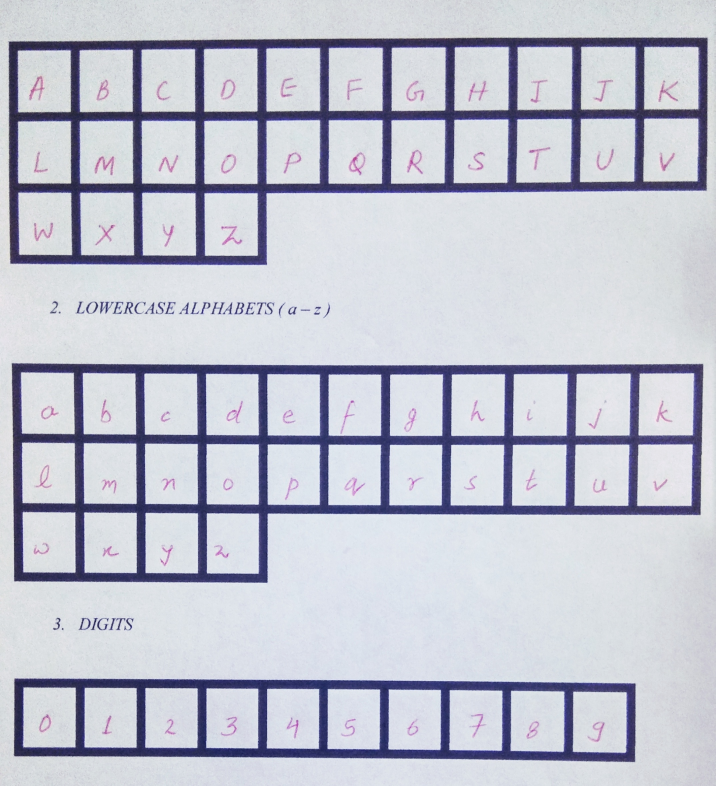
#> input picture in/adi.jpg, 2146 x 2357 px, given in place of kul.jpg, which was not available (shown at 1/3 size)
$ python 'extracting boxes.py'   (older library calls are emulated)
#> lines starting #> are read from the running program, lines starting #| are printed output that depends on the picture; after the words box and inside, x2 and y2 are one past the last pixel; in counts of white or black regions, pixels touching at a corner belong together; pictures that were not available may be replaced by others from this repository, and a replacement may not be noted
import cv2
import numpy as np

names3 = ["adi","prj","sid","ideal","ideal_large","kul"]

input_name = names3[5]
# Read the image
#img = cv2.imread("in/auto_input.jpg")
img = cv2.imread("in/" + input_name +".jpg")
#> img is the input picture: shape (2357, 2146, 3); mean B, G, R 207.8, 195.2, 192.8
# grayscaling:
gray = cv2.cvtColor(img, cv2.COLOR_BGR2GRAY)
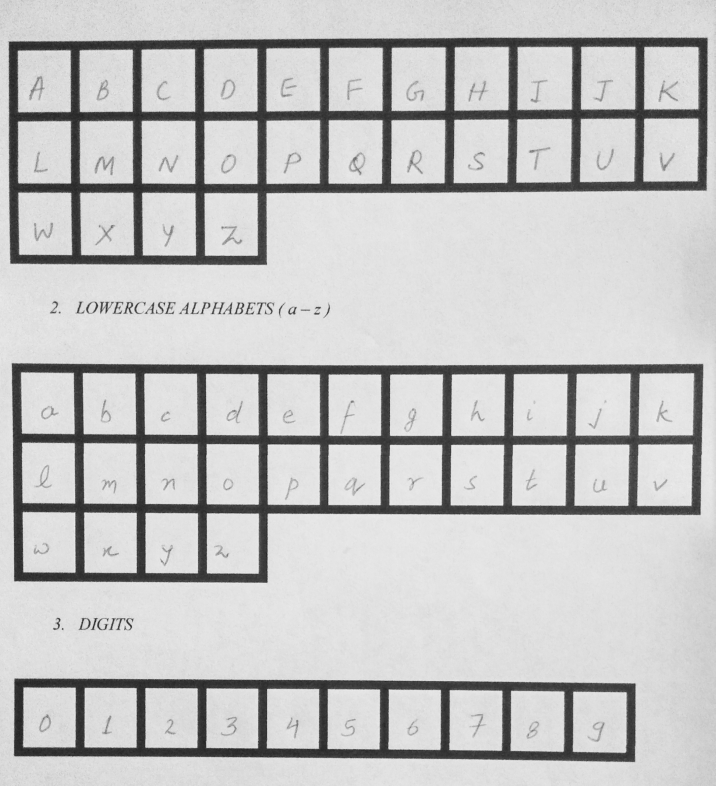
#> gray: shape (2357, 2146) (shown at 1/3 size); min 17, max 249, mean 196

# Thresholding the image
(thresh, img_bin) = cv2.threshold(gray, 128, 255,cv2.THRESH_BINARY | cv2.THRESH_OTSU)
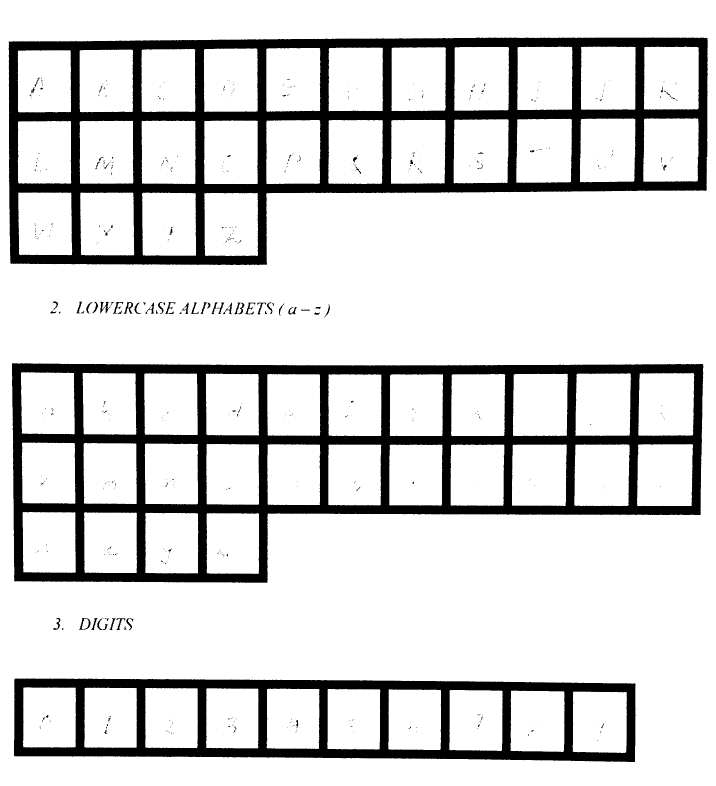
#> img_bin: shape (2357, 2146) (shown at 1/3 size); 83.7% white; 572 black regions (478 under 20 px), largest, box (x1, y1, x2, y2) and area: (26, 112, 2123, 795) 337723, (36, 1090, 2110, 1749) 324717, (41, 2035, 1907, 2286) 150815
#> thresh = 143

# Invert the image
img_bin = 255-img_bin
cv2.imwrite("out/" + input_name + "/" + "output1.jpg",img_bin)
cv2.imshow("output1.jpg",img_bin)

# Defining a kernel length
kernel_length = np.array(img).shape[1]//80
#> kernel_length = 26

# A verticle kernel of (1 X kernel_length), which will detect all the verticle lines from the image.
verticle_kernel = cv2.getStructuringElement(cv2.MORPH_RECT, (1, kernel_length))
#> verticle_kernel = 26 values from 1 to 1
# A horizontal kernel of (kernel_length X 1), which will help to detect all the horizontal line from the image.
hori_kernel = cv2.getStructuringElement(cv2.MORPH_RECT, (kernel_length, 1))
# A kernel of (3 X 3) ones.
kernel = cv2.getStructuringElement(cv2.MORPH_RECT, (3, 3))

# Morphological operation to detect vertical lines from an image
img_temp1 = cv2.erode(img_bin, verticle_kernel, iterations=3)
#> img_temp1: shape (2357, 2146); 6.4% white; 35 white regions, largest, box (x1, y1, x2, y2) and area: (586, 159, 614, 759) 15250, (773, 156, 799, 759) 15207, (27, 163, 57, 756) 15136
verticle_lines_img = cv2.dilate(img_temp1, verticle_kernel, iterations=3)
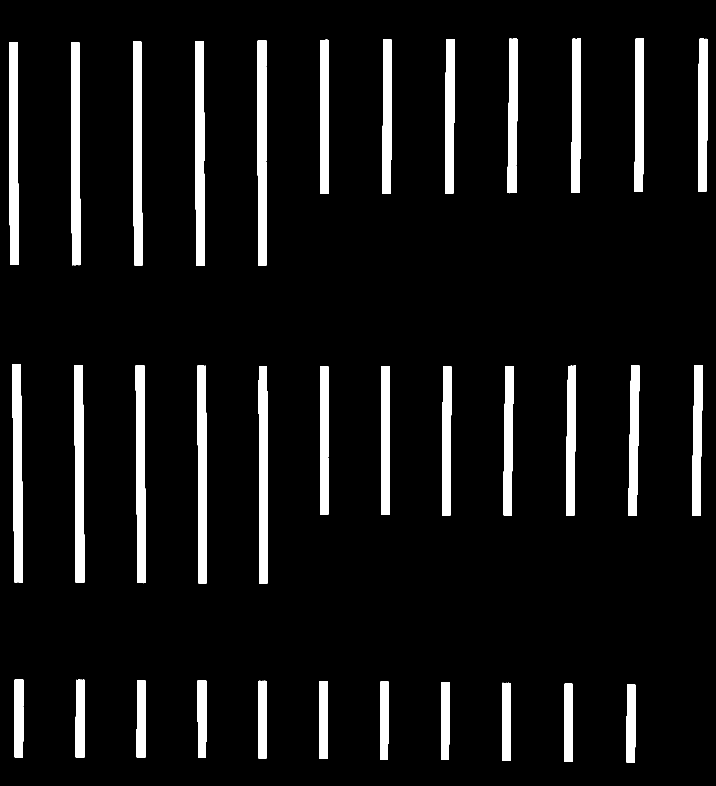
#> verticle_lines_img: shape (2357, 2146) (shown at 1/3 size); 7.8% white; 35 white regions, largest, box (x1, y1, x2, y2) and area: (27, 127, 57, 795) 17461, (586, 123, 614, 798) 17425, (773, 120, 799, 798) 17307
cv2.imwrite("out/" + input_name + "/" + "verticle_lines.jpg",verticle_lines_img)
# Morphological operation to detect horizontal lines from an image
img_temp2 = cv2.erode(img_bin, hori_kernel, iterations=3)
#> img_temp2: shape (2357, 2146); 8.6% white; 10 white regions, largest, box (x1, y1, x2, y2) and area: (66, 545, 2084, 579) 52955, (66, 329, 2086, 364) 52861, (65, 113, 2087, 151) 52289
horizontal_lines_img = cv2.dilate(img_temp2, hori_kernel, iterations=3)
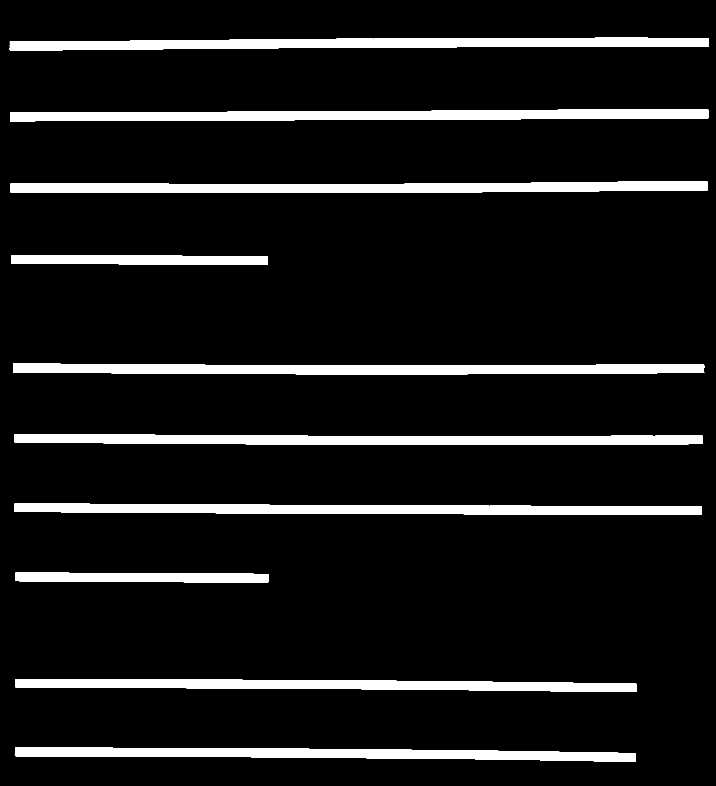
#> horizontal_lines_img: shape (2357, 2146) (shown at 1/3 size); 9.2% white; 10 white regions, largest, box (x1, y1, x2, y2) and area: (30, 545, 2123, 579) 55730, (30, 329, 2125, 364) 55561, (29, 113, 2126, 151) 55289
cv2.imwrite("out/" + input_name + "/" + "horizontal_lines.jpg",horizontal_lines_img)


# Weighting parameters, this will decide the quantity of an image to be added to make a new image.
alpha = 0.5
beta = 1.0 - alpha
# This function helps to add two image with specific weight parameter to get a third image as summation of two image.
img_final_bin = cv2.addWeighted(verticle_lines_img, alpha, horizontal_lines_img, beta, 0.0)
img_final_bin = cv2.erode(~img_final_bin, kernel, iterations=2)
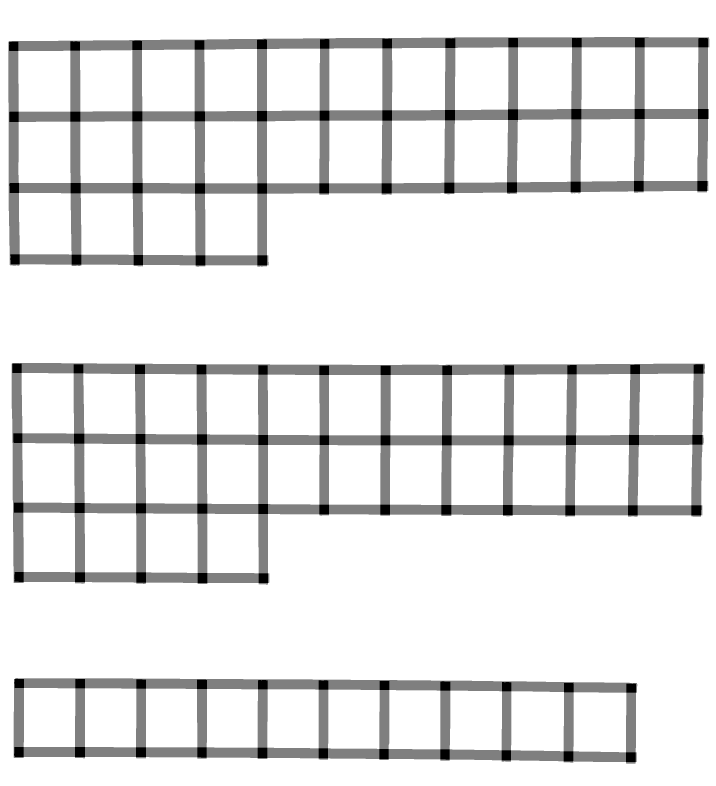
#> img_final_bin: shape (2357, 2146) (shown at 1/3 size); min 0, max 255, mean 229.7
(thresh, img_final_bin) = cv2.threshold(img_final_bin, 128,255, cv2.THRESH_BINARY | cv2.THRESH_OTSU)
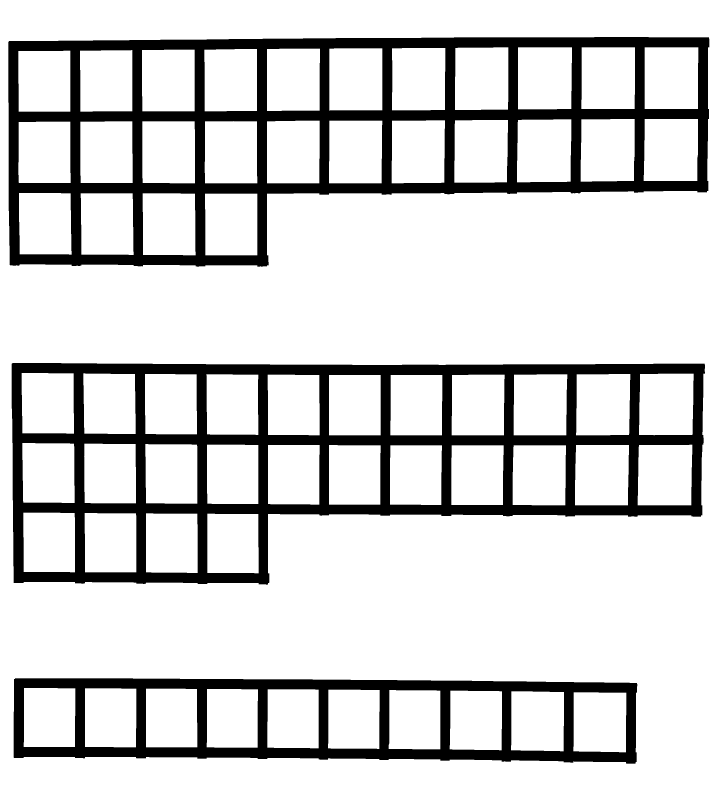
#> img_final_bin: shape (2357, 2146) (shown at 1/3 size); 82% white; 3 black regions
#> thresh = 127
#cv2.imwrite("out/prajwal_img_final_bin.jpg",img_final_bin)

# Find contours for image, which will detect all the boxes
im2, contours, hierarchy = cv2.findContours(img_final_bin, cv2.RETR_TREE, cv2.CHAIN_APPROX_SIMPLE)
#> contours = 66 contours; largest, box (x1, y1, x2, y2) and area: (0, 0, 2146, 2357) 5053620, (24, 110, 2129, 801) 1141750, (34, 1088, 2116, 1755) 1095363, (40, 2034, 1913, 2292) 444874, (1551, 358, 1714, 547) 29804
# Sort all the contours by top to bottom.

'''
def sort_contours(cnts, method="left-to-right"):
	# initialize the reverse flag and sort index
	reverse = False
	i = 0

	# handle if we need to sort in reverse
	if method == "right-to-left" or method == "bottom-to-top":
		reverse = True

	# handle if we are sorting against the y-coordinate rather than
	# the x-coordinate of the bounding box
	if method == "top-to-bottom" or method == "bottom-to-top":
		i = 1

	# construct the list of bounding boxes and sort them from top to
	# bottom
	boundingBoxes = [cv2.boundingRect(c) for c in cnts]
	(cnts, boundingBoxes) = zip(*sorted(zip(cnts, boundingBoxes),
		key=lambda b:b[1][i], reverse=reverse))

	# return the list of sorted contours and bounding boxes
	return (cnts, boundingBoxes)
'''

def sort_contours2(cnts, method="left-to-right"):
#> called with method = 'top-to-bottom'
	boundingBoxes = [cv2.boundingRect(c) for c in cnts]
#> boundingBoxes = 66 items, first 6: (0, 0, 2146, 2357), (40, 2034, 1873, 258), (1720, 2077, 159, 180), (1533, 2074, 159, 180), (1349, 2072, 157, 179), (1166, 2070, 155, 178)
	(cnts, boundingBoxes) = zip(*sorted(zip(cnts, boundingBoxes),
		key=lambda b: b[1][1]*10 + b[1][0], reverse=False))
#> cnts has the same summary as contours outside sort_contours2; boundingBoxes = 66 items, first 6: (0, 0, 2146, 2357), (24, 110, 2105, 691), (55, 152, 156, 183), (240, 150, 157, 185), (426, 149, 158, 185), (613, 147, 158, 187)

	# return the list of sorted contours and bounding boxes
	return (cnts, boundingBoxes)

(contours, boundingBoxes) = sort_contours2(contours, method="top-to-bottom")
[print(b) for b in boundingBoxes]
#> (printed output is left out)

#(contours, boundingBoxes) = sort_contours(contours, method="left-to-right")

img_h = len(img)
#> img_h = 2357
img_w = len(img[0])
#> img_w = 2146

hmin = 0.06 * img_h
#> hmin = 141.4
hmax = 0.09 * img_h
#> hmax = 212.1

wmin = 0.06 * img_w
#> wmin = 128.8
wmax = 0.09 * img_w
#> wmax = 193.1

names = []
for a in range(26):
    names.append(chr(97 + a)+"_cap")
for a in range(26):
    names.append(chr(97 + a)+"_small")
for a in range(10):
    names.append(chr(48 + a))

idx = 0

for c in contours:
    # Returns the location and width,height for every contour
    x, y, w, h = cv2.boundingRect(c)
# If the box height is greater then 20, widht is >80, then only save it as a box in "cropped/" folder.
    if (w >= wmin and w <= wmax and h >= hmin and h <= hmax):
        new_img = img[y:y+h, x:x+w]
        cv2.imwrite("out/" + input_name + "/"+ str(names[idx]) + '.png', new_img)
        idx += 1
#> this loop made 66 passes
#> (c, x, y, w, h) on passes 1, 35: ([[0, 0], [0, 2356], [2145, 2356], [2145, 0]], 0, 0, 2146, 2357), ([[987, 1125], [987, 1305], [1141, 1305], [1141, 1125]], 987, 1125, 155, 181)
#> pass 3, `new_img = img[y:y+h, x:x+w]`:
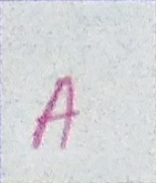
#> new_img: shape (183, 156, 3); mean B, G, R 218, 214.5, 213.9
#> after the loop, idx = 62

cv2.waitKey()
cv2.destroyAllWindows()

$ run again, on in/kul.jpg
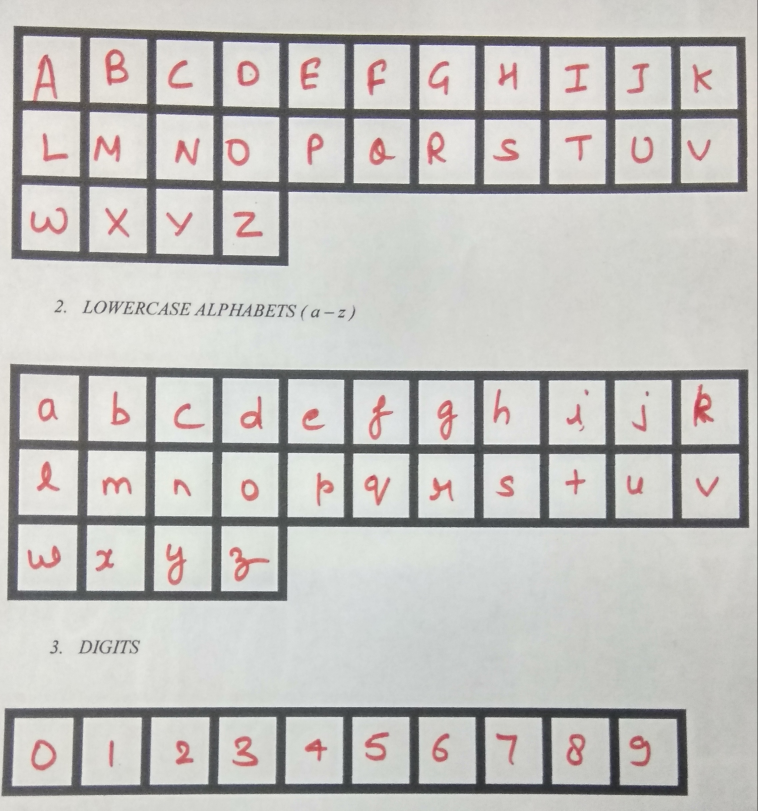
#> input picture in/kul.jpg, 2272 x 2431 px (shown at 1/3 size)
#> img is the input picture: shape (2431, 2272, 3); mean B, G, R 189.4, 192.2, 193.9
#> `(thresh, img_bin) = cv2.threshold(gray, 128, 255,cv2.THRESH_BINARY | c..`:
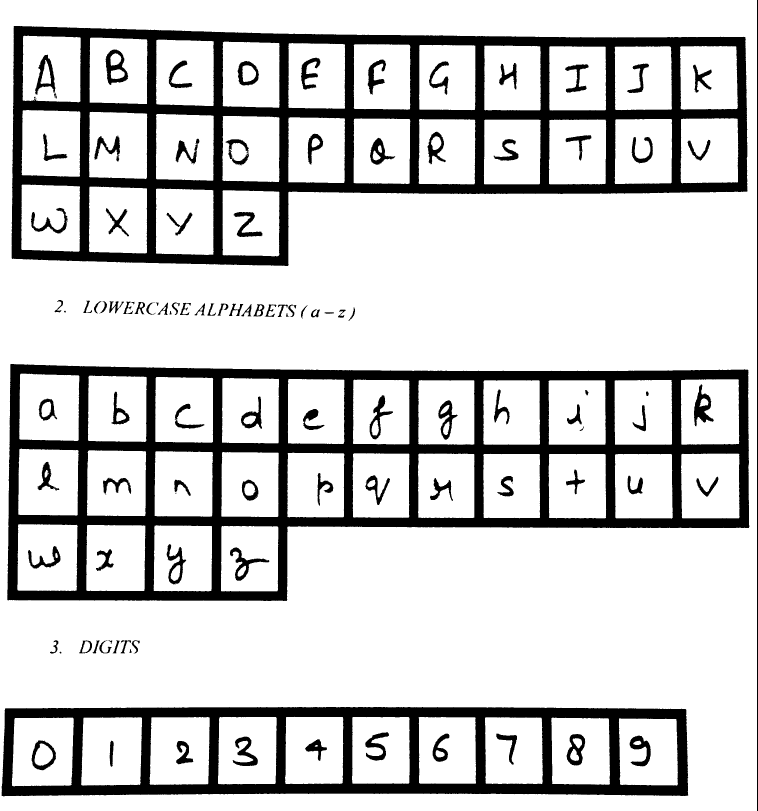
#> img_bin: shape (2431, 2272) (shown at 1/3 size); 81% white; 135 black regions (22 under 20 px), largest, box (x1, y1, x2, y2) and area: (22, 1092, 2248, 1803) 369288, (35, 78, 2243, 798) 365765, (5, 2121, 2065, 2389) 186520
#> `(thresh, img_bin) = cv2.threshold(gray, 128, 255,cv2.THRESH_BINARY | c..`: thresh = 155
#> img_temp1: shape (2431, 2272); 6.6% white; 48 white regions (4 under 20 px), largest, box (x1, y1, x2, y2) and area: (24, 1134, 59, 1762) 17290, (231, 1140, 265, 1763) 16761, (36, 120, 69, 738) 16598
#> verticle_lines_img: shape (2431, 2272); 8.2% white; 48 white regions, largest, box (x1, y1, x2, y2) and area: (24, 1095, 59, 1804) 20125, (231, 1101, 265, 1805) 19515, (36, 81, 69, 780) 19271
#> img_temp2: shape (2431, 2272); 9% white; 12 white regions (1 under 20 px), largest, box (x1, y1, x2, y2) and area: (67, 1545, 2209, 1584) 58614, (70, 1320, 2208, 1362) 57901, (73, 1095, 2207, 1141) 57804
#> horizontal_lines_img: shape (2431, 2272); 9.7% white; 12 white regions, largest, box (x1, y1, x2, y2) and area: (28, 1545, 2251, 1584) 61935, (39, 527, 2246, 581) 61862, (34, 1095, 2249, 1141) 61773
#> `(thresh, img_final_bin) = cv2.threshold(img_final_bin, 128,255, cv2.TH..`: thresh = 127
#> contours = 80 contours; largest, box (x1, y1, x2, y2) and area: (0, 0, 2269, 2431) 5511240, (21, 1092, 2254, 1809) 1250422, (33, 77, 2249, 804) 1239572, (5, 2119, 2071, 2395) 545436, (37, 2155, 219, 2357) 34714
#> in sort_contours2, `boundingBoxes = [cv2.boundingRect(c) for c in cnts]`: boundingBoxes = 80 items, first 6: (0, 0, 2269, 2431), (5, 2119, 2066, 276), (1858, 2157, 174, 198), (1656, 2155, 172, 197), (37, 2155, 182, 202), (1457, 2154, 170, 196)
#> in sort_contours2, `(cnts, boundingBoxes) = zip(*sorted(zip(cnts, boundingBoxes), key=lamb..`: cnts has the same summary as contours outside sort_contours2; boundingBoxes = 80 items, first 6: (0, 0, 2269, 2431), (33, 77, 2216, 727), (70, 109, 170, 196), (270, 115, 171, 195), (470, 121, 169, 195), (321, 153, 13, 107)
#> (printed output is left out)
#> img_h = 2431
#> img_w = 2272
#> hmin = 145.9
#> hmax = 218.8
#> wmin = 136.3
#> wmax = 204.5
#> the loop `for c in contours:` made 80 passes
#> (x, y, w, h) on passes 2 to 9: (33, 77, 2216, 727), (70, 109, 170, 196), (270, 115, 171, 195), (470, 121, 169, 195), (321, 153, 13, 107), (670, 127, 167, 194), (867, 131, 166, 193), (1063, 134, 166, 193)
#> pass 3, `new_img = img[y:y+h, x:x+w]`:
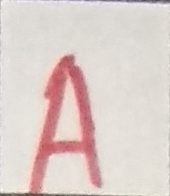
#> new_img: shape (196, 170, 3); mean B, G, R 202.9, 207.4, 222
#> after the loop `for c in contours:`: idx = 62
